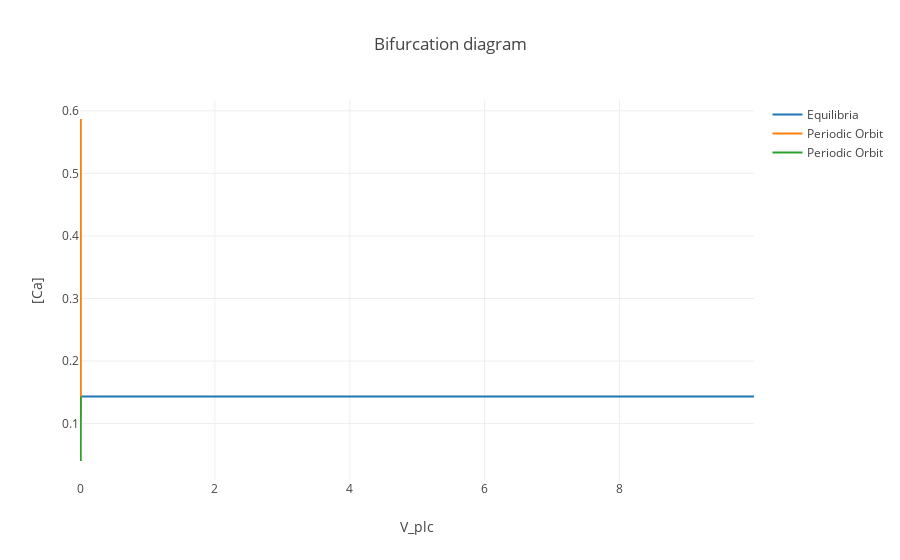

The notebook cell saved with this chart:
### Code cell
trace_eq = Scatter(x=df_eq['V_plc'],
                  y=df_eq['PAR(22)'],
                  name='Equilibria',
                  mode = 'lines')
trace_per = Scatter(x=df_PR['V_plc'],
                  y=df_PR['PAR(22)'],
                  name='Periodic Orbit',
                   mode='lines')
trace_per_min = Scatter(x=df_PR['V_plc'],
                  y=df_PR['PAR(32)'],
                  name='Periodic Orbit',
                   mode='lines')
data = [trace_eq,trace_per,trace_per_min]
layout = Layout(title="Bifurcation diagram",
               xaxis=dict(title='V_plc'),
               yaxis=dict(title='[Ca]'))
fig = Figure(data=data, layout=layout)
iplot(fig)

### Figure 1 — Plotly figure (JSON) as saved in the notebook; plotly's stock layout.template omitted (floating-point values rounded to 4 significant figures; data arrays with more than 128 entries replaced by an {"elided": "..."} marker saying what was removed)
{"data": [{"mode": "lines", "name": "Equilibria", "type": "scatter", "x": {"elided": "1484 float values"}, "y": {"elided": "1484 float values"}}, {"mode": "lines", "name": "Periodic Orbit", "type": "scatter", "x": {"elided": "811 float values"}, "y": {"elided": "811 float values"}}, {"mode": "lines", "name": "Periodic Orbit", "type": "scatter", "x": {"elided": "811 float values"}, "y": {"elided": "811 float values"}}], "layout": {"title": "Bifurcation diagram", "xaxis": {"title": "V_plc"}, "yaxis": {"title": "[Ca]"}}}
